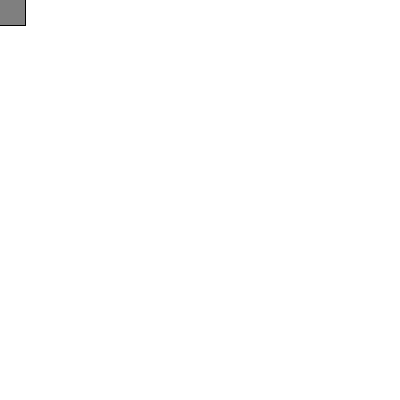
Frame 1 (no input)
Frame 60 (the mouse pressed at the canvas centre just before this capture): identical to frame 1, image omitted
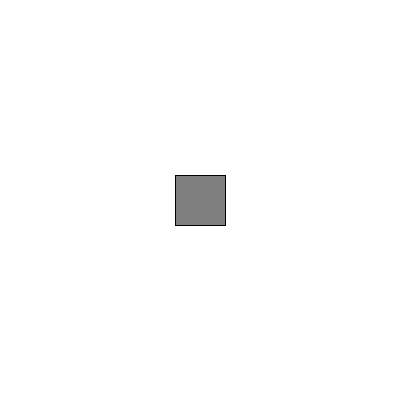
Frame 120 (the mouse held since frame 60 and released just before this capture)

The Processing sketch that drew these frames (run headless with seeded random() and noise(); from frame 60 on, the mouse is pressed at the canvas centre):

// Processing sketch: exemple_03_03_mouseX_mouseY
// ── exemple_03_03_mouseX_mouseY.pde
void setup() {
  size(400, 400);
}

void draw() {
  background(255);
  fill(127);
  rectMode(CENTER);
  // mouseX et mouseY sont des mots clefs que Processing remplace
  // par la position horizontale et verticale de la souris
  rect(mouseX, mouseY, 50, 50);
}
